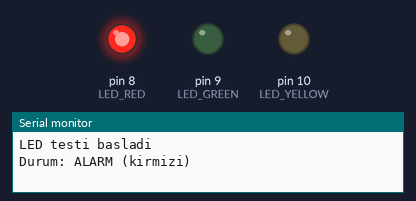
This sketch was run on a simulated Arduino Uno, built with avr-gcc and run on an emulated ATmega328P. Parts: output pins drawn as LEDs (lit = HIGH), the last lines printed to the serial monitor.

Above: at 0.5 s.
At 1.5 s:
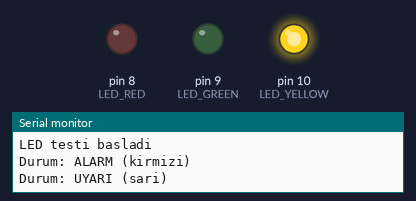
At 5.5 s:
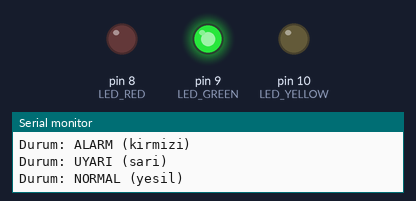
Timing chart, 0 to 6.9 s (numbered marks = the images above):
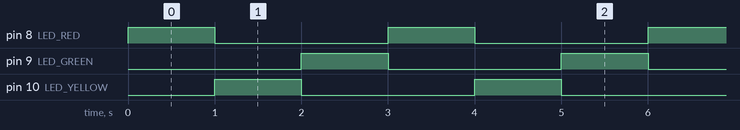

The sketch:

03-led.ino
```cpp
// Ref: docs/malzemeler.md#led-kirmizi, docs/malzemeler.md#led-yesil, docs/malzemeler.md#led-sari
// Faz 1 — Modül 03: LED Kontrol
// Bağlantı: LED anot → 330Ω direnç → D8/D9/D10, katot → GND

const int LED_RED   = 8;
const int LED_GREEN = 9;
const int LED_YELLOW = 10;

void setup() {
  pinMode(LED_RED, OUTPUT);
  pinMode(LED_GREEN, OUTPUT);
  pinMode(LED_YELLOW, OUTPUT);
  Serial.begin(9600);
  Serial.println("LED testi basladi");
}

void loop() {
  // Kirmizi: alarm durumu simulasyonu
  digitalWrite(LED_RED, HIGH);
  digitalWrite(LED_GREEN, LOW);
  digitalWrite(LED_YELLOW, LOW);
  Serial.println("Durum: ALARM (kirmizi)");
  delay(1000);

  // Sari: uyari
  digitalWrite(LED_RED, LOW);
  digitalWrite(LED_GREEN, LOW);
  digitalWrite(LED_YELLOW, HIGH);
  Serial.println("Durum: UYARI (sari)");
  delay(1000);

  // Yesil: normal
  digitalWrite(LED_RED, LOW);
  digitalWrite(LED_GREEN, HIGH);
  digitalWrite(LED_YELLOW, LOW);
  Serial.println("Durum: NORMAL (yesil)");
  delay(1000);
}
```

Measured:
- by itself, pin 8 (LED_RED), pin 9 (LED_GREEN), pin 10 (LED_YELLOW): alternates HIGH for 1.0 s and LOW for 2.0 s
- by itself, everything shown: repeats every 3.0 s, in 3 steps
